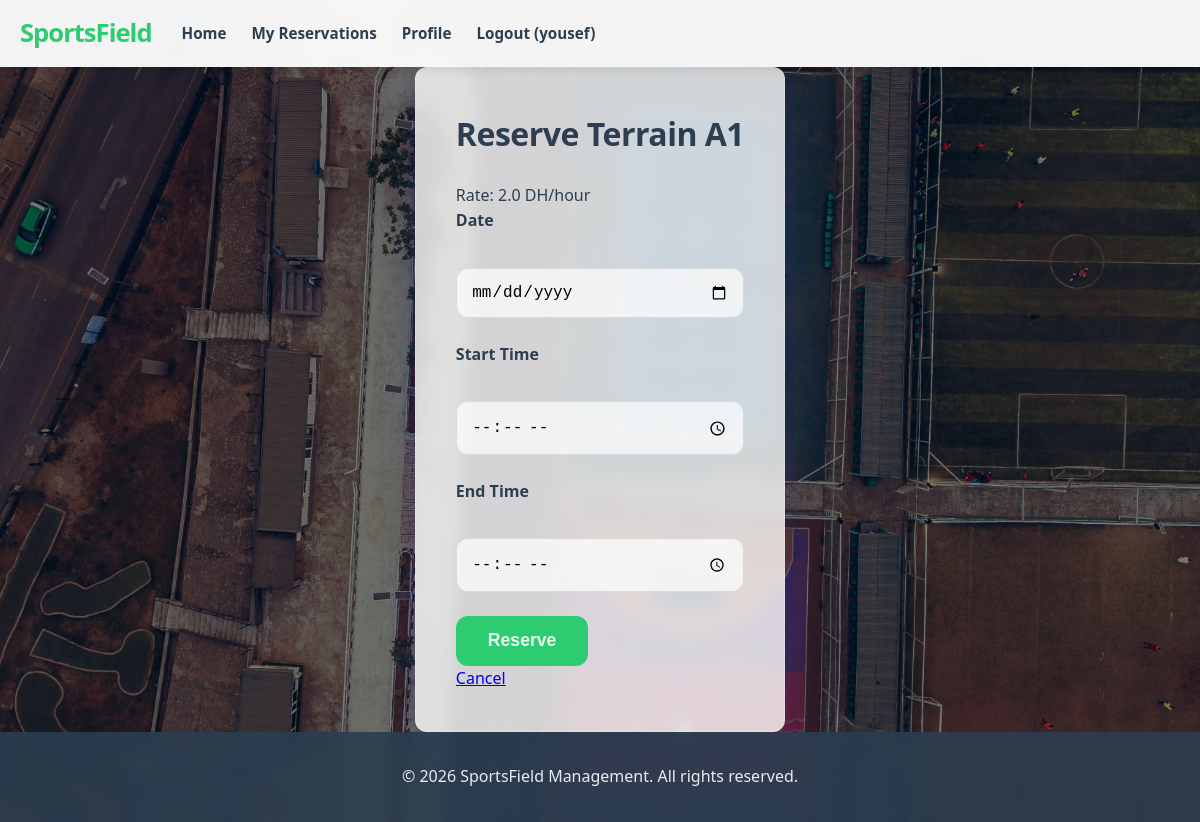
The app's page /reserve/1 (signed in) with its own data.
### app/models.py (models this page shows, shortened)
class User(UserMixin, db.Model):
    id = db.Column(db.Integer, primary_key=True)
    username = db.Column(db.String(64), index=True, unique=True)
    email = db.Column(db.String(120), index=True, unique=True)
    password_hash = db.Column(db.String(128))
    role = db.Column(db.String(20), default='client') # 'admin' or 'client'
    reservations = db.relationship('Reservation', backref='author', lazy='dynamic')
    def is_admin(self):
        return self.role == 'admin'

class Terrain(db.Model):
    id = db.Column(db.Integer, primary_key=True)
    name = db.Column(db.String(64), index=True)
    terrain_type = db.Column(db.String(32)) # e.g., 'football', 'basketball'
    description = db.Column(db.String(256))
    hourly_rate = db.Column(db.Float)
    image_url = db.Column(db.String(256))
    reservations = db.relationship('Reservation', backref='terrain', lazy='dynamic')

### app/routes/client.py (the view, shortened to what this page needs)
@bp.route('/reserve/<int:id>', methods=['GET', 'POST'])
@login_required
def reserve(id):
    terrain = Terrain.query.get_or_404(id)
    form = ReservationForm()
    return render_template('client/reserve.html', title='Reserve', form=form, terrain=terrain)

### app/forms.py
class ReservationForm(FlaskForm):
    date = DateField('Date', validators=[DataRequired()])
    start_time = TimeField('Start Time', validators=[DataRequired()])
    end_time = TimeField('End Time', validators=[DataRequired()])
    submit = SubmitField('Reserve')

### app/models.py (called while the page is built)
@login.user_loader
def load_user(id):
    return User.query.get(int(id))

### app/templates/client/reserve.html (shortened to what this page needs)
{% extends "base.html" %}
{% block content %}
<div class="form-container">
    <h1>Reserve {{ terrain.name }}</h1>
    <p>Rate: {{ terrain.hourly_rate }} DH/hour</p>
    <form action="" method="post">
        <div class="form-group">
            {{ form.date.label }}<br>
            {{ form.date(type="date") }}
        </div>
        <div class="form-group">
            {{ form.start_time.label }}<br>
            {{ form.start_time(type="time") }}
        </div>
        <div class="form-group">
            {{ form.end_time.label }}<br>
            {{ form.end_time(type="time") }}
        </div>
        <p>{{ form.submit(class="btn") }}</p>
    </form>
    <a href="{{ url_for('client.terrain_detail', id=terrain.id) }}">Cancel</a>
</div>
{% endblock %}

### app/templates/base.html (shortened to what this page needs)
<!DOCTYPE html>
<html lang="en">
<head>
    <link rel="stylesheet" href="{{ url_for('static', filename='css/main.css') }}">
</head>
<body>
    <header>
        <div class="container">
            <nav class="navbar">
                <a href="{{ url_for('client.index') }}" class="logo">SportsField</a>
                <ul class="nav-links">
                    <li><a href="{{ url_for('client.index') }}">Home</a></li>
                    {% if current_user.is_anonymous %}
                    <li><a href="{{ url_for('auth.login') }}">Login</a></li>
                    <li><a href="{{ url_for('auth.register') }}">Register</a></li>
                    {% else %}
                    {% if not current_user.is_admin() %}
                    <li><a href="{{ url_for('client.my_reservations') }}">My Reservations</a></li>
                    {% endif %}
                    <li><a href="{{ url_for('client.profile') }}">Profile</a></li>
                    <li><a href="{{ url_for('auth.logout') }}">Logout ({{ current_user.username }})</a></li>
                    {% endif %}
                </ul>
            </nav>
        </div>
    </header>
    <main class="container">
        {% block content %}{% endblock %}
    </main>
    <footer>
        <div class="container">
            <p>&copy; 2026 SportsField Management. All rights reserved.</p>
        </div>
    </footer>
</body>
</html>

### app/static/css/main.css (style rules this page uses)
:root { --primary-color: #2ecc71; --secondary-color: #3498db; --dark-color: #2c3e50; --light-color: rgba(244, 247, 246, 0.85); --white: rgba(255, 255, 255, 0.9); --glass-bg: rgba(255, 255, 255, 0.8); --error-color: #e74c3c; --border-radius: 12px; --box-shadow: 0 8px 32px 0 rgba(31, 38, 135, 0.37); --backdrop-blur: blur(8px); }
* { box-sizing: border-box; margin: 0; padding: 0; }
body { font-family: 'Segoe UI', Tahoma, Geneva, Verdana, sans-serif; line-height: 1.6; color: var(--dark-color); display: flex; flex-direction: column; min-height: 100vh; background: url('../images/background.jpg') no-repeat center center fixed; background-size: cover; }
body::before { content: ""; position: fixed; top: 0; left: 0; width: 100%; height: 100%; background: rgba(0, 0, 0, 0.4); z-index: -1; }
.container { max-width: 1200px; margin: 0 auto; padding: 0 20px; }
header { background: rgba(255, 255, 255, 0.95); backdrop-filter: var(--backdrop-blur); box-shadow: 0 2px 10px rgba(0,0,0,0.1); padding: 0.8rem 0; position: sticky; top: 0; z-index: 1000; }
.navbar { display: flex; align-items: center; gap: 30px; }
.logo { font-size: 1.6rem; font-weight: 800; color: var(--primary-color); text-decoration: none; letter-spacing: -1px; flex-shrink: 0; }
.nav-links { display: flex; list-style: none; margin: 0; padding: 0; font-size: 0.95rem; }
.nav-links li { margin-right: 25px; }
.nav-links a { text-decoration: none; color: var(--dark-color); font-weight: 600; transition: color 0.3s; white-space: nowrap; }
main { flex: 1; padding: 2rem 0; display: flex; flex-direction: column; }
footer { background: rgba(44, 62, 80, 0.9); backdrop-filter: var(--backdrop-blur); color: var(--white); text-align: center; padding: 2rem 0; margin-top: auto; }
.form-container, .admin-section, .client-section, .terrain-detail, .admin-dashboard, .stat-card { background: var(--glass-bg); backdrop-filter: var(--backdrop-blur); border: 1px solid rgba(255, 255, 255, 0.18); border-radius: var(--border-radius); box-shadow: var(--box-shadow); }
.form-container { padding: 2.5rem; max-width: 550px; margin: auto; width: 100%; }
.form-group { margin-bottom: 1.5rem; }
.form-group label { display: block; margin-bottom: 0.5rem; font-weight: 700; }
.form-group input, .form-group textarea, .form-group select { width: 100%; padding: 0.9rem; border: 1px solid rgba(0,0,0,0.1); border-radius: var(--border-radius); font-size: 1rem; background: rgba(255, 255, 255, 0.7); }
.btn { display: inline-block; background: var(--primary-color); color: var(--white); padding: 0.9rem 2rem; border: none; border-radius: var(--border-radius); cursor: pointer; font-size: 1.1rem; font-weight: 700; transition: all 0.3s ease; text-decoration: none; text-align: center; }
h1, h2, h3 { margin-bottom: 1.5rem; letter-spacing: -0.5px; }

### records on screen
User: username "yousef"
Terrain: name "Terrain A1", hourly_rate "2.0"
